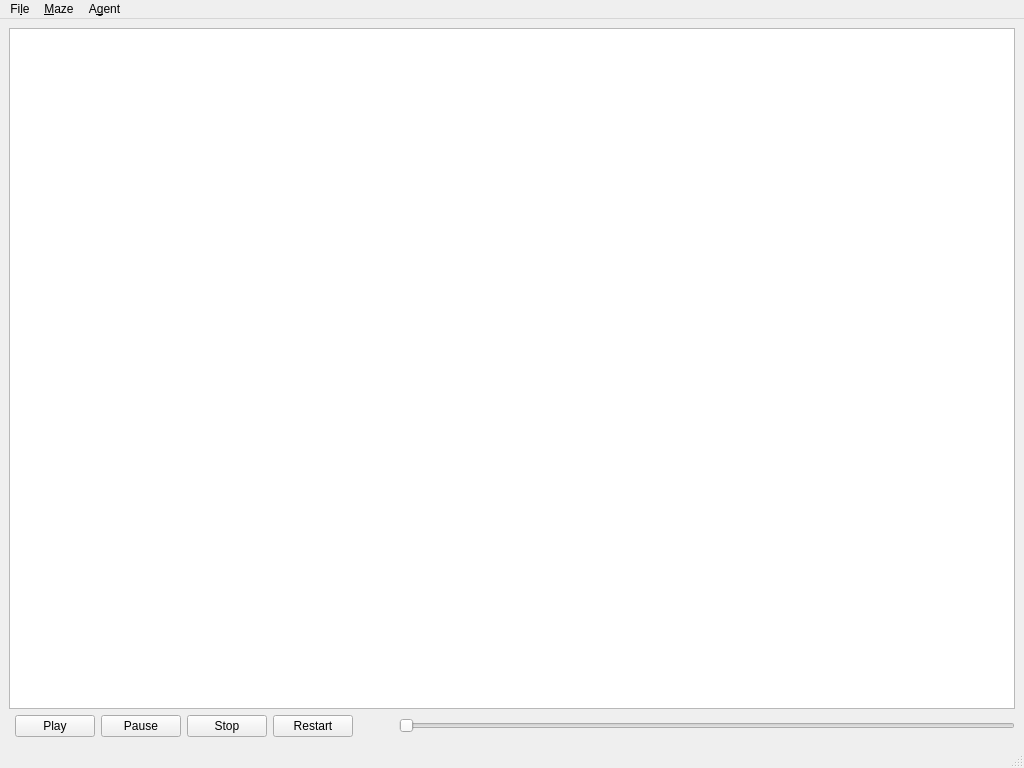
<?xml version="1.0" encoding="UTF-8"?>
<ui version="4.0">
 <class>MainWindow</class>
 <widget class="QMainWindow" name="MainWindow">
  <property name="geometry">
   <rect>
    <x>0</x>
    <y>0</y>
    <width>1024</width>
    <height>768</height>
   </rect>
  </property>
  <property name="windowTitle">
   <string>MainWindow</string>
  </property>
  <widget class="QWidget" name="centralwidget">
   <layout class="QGridLayout" name="mainLayout">
    <item row="1" column="1">
     <layout class="QHBoxLayout" name="buttonsBar">
      <item>
       <widget class="QPushButton" name="playButton">
        <property name="text">
         <string>Play</string>
        </property>
       </widget>
      </item>
      <item>
       <widget class="QPushButton" name="pauseButton">
        <property name="text">
         <string>Pause</string>
        </property>
       </widget>
      </item>
      <item>
       <widget class="QPushButton" name="stopButton">
        <property name="text">
         <string>Stop</string>
        </property>
       </widget>
      </item>
      <item>
       <widget class="QPushButton" name="restartButton">
        <property name="text">
         <string>Restart</string>
        </property>
       </widget>
      </item>
      <item>
       <spacer name="horizontalSpacer">
        <property name="orientation">
         <enum>Qt::Horizontal</enum>
        </property>
        <property name="sizeType">
         <enum>QSizePolicy::Minimum</enum>
        </property>
        <property name="sizeHint" stdset="0">
         <size>
          <width>40</width>
          <height>20</height>
         </size>
        </property>
       </spacer>
      </item>
      <item>
       <widget class="QSlider" name="speedSlider">
        <property name="orientation">
         <enum>Qt::Horizontal</enum>
        </property>
       </widget>
      </item>
     </layout>
    </item>
    <item row="0" column="0" colspan="2">
     <widget class="QGraphicsView" name="canvas"/>
    </item>
   </layout>
  </widget>
  <widget class="QMenuBar" name="menubar">
   <property name="geometry">
    <rect>
     <x>0</x>
     <y>0</y>
     <width>1024</width>
     <height>19</height>
    </rect>
   </property>
   <widget class="QMenu" name="menuFile">
    <property name="title">
     <string>Fi&amp;le</string>
    </property>
    <addaction name="actionLoad_environment"/>
    <addaction name="actionSave_environment"/>
    <addaction name="separator"/>
    <addaction name="actionQuit"/>
   </widget>
   <widget class="QMenu" name="menuMaze">
    <property name="title">
     <string>&amp;Maze</string>
    </property>
    <addaction name="actionBuild_new"/>
    <addaction name="separator"/>
    <addaction name="actionLoad_maze"/>
    <addaction name="actionSave_maze"/>
   </widget>
   <widget class="QMenu" name="menuAgent">
    <property name="title">
     <string>A&amp;gent</string>
    </property>
    <addaction name="actionShowSensors"/>
    <addaction name="actionConfigAgent"/>
   </widget>
   <addaction name="menuFile"/>
   <addaction name="menuMaze"/>
   <addaction name="menuAgent"/>
  </widget>
  <widget class="QStatusBar" name="statusbar"/>
  <action name="actionLoad_maze">
   <property name="text">
    <string>&amp;Load maze</string>
   </property>
  </action>
  <action name="actionSave_maze">
   <property name="text">
    <string>&amp;Save maze</string>
   </property>
   <property name="shortcut">
    <string>Ctrl+Shift+S</string>
   </property>
  </action>
  <action name="actionQuit">
   <property name="text">
    <string>&amp;Quit</string>
   </property>
  </action>
  <action name="actionBuild_new">
   <property name="text">
    <string>&amp;Build new</string>
   </property>
  </action>
  <action name="actionLoad_environment">
   <property name="text">
    <string>&amp;Load environment</string>
   </property>
  </action>
  <action name="actionSave_environment">
   <property name="text">
    <string>&amp;Save environment</string>
   </property>
   <property name="shortcut">
    <string>Ctrl+S</string>
   </property>
  </action>
  <action name="actionShowSensors">
   <property name="checkable">
    <bool>true</bool>
   </property>
   <property name="text">
    <string>&amp;Show sensors</string>
   </property>
  </action>
  <action name="actionConfigAgent">
   <property name="text">
    <string>&amp;Configure agent</string>
   </property>
  </action>
 </widget>
 <resources/>
 <connections/>
</ui>
